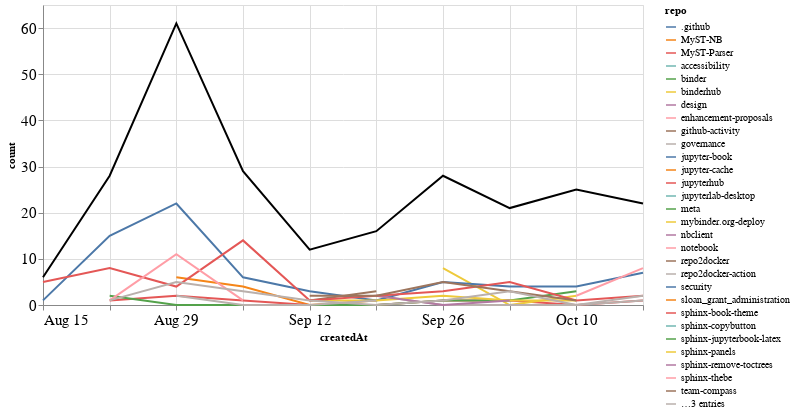

Notebook code cell kept with this figure:
### Markdown cell above
### Comments

### Code cell
comments_time = comments.groupby('repo').resample('W', on='createdAt').count()['author'].reset_index()
comments_time = comments_time.rename(columns={'author': 'count'})
comments_time_total = comments_time.groupby('createdAt').agg({"count": "sum"}).reset_index()
ch1 = alt.Chart(comments_time, width=600).mark_line().encode(
    x='createdAt',
    y='count',
    color='repo',
    tooltip="repo"
)

ch2 = alt.Chart(comments_time_total, width=600).mark_line(color="black").encode(
    x='createdAt',
    y='count',
)

ch1 + ch2

### Figure 1 — Vega-Lite specification as saved in the notebook (floating-point values rounded to 4 significant figures)
{"config": {"axisLeft": {"labelFontSize": 15}, "axisBottom": {"labelFontSize": 15}}, "layer": [{"data": {"name": "data-6a79be61153e543b1394e3d1841659ad"}, "mark": "line", "encoding": {"color": {"type": "nominal", "field": "repo"}, "tooltip": {"type": "nominal", "field": "repo"}, "x": {"type": "temporal", "field": "createdAt"}, "y": {"type": "quantitative", "field": "count"}}, "width": 600}, {"data": {"name": "data-feff38b8fb2899d7a715b14aec2409d4"}, "mark": {"type": "line", "color": "black"}, "encoding": {"x": {"type": "temporal", "field": "createdAt"}, "y": {"type": "quantitative", "field": "count"}}, "width": 600}], "$schema": "https://vega.github.io/schema/vega-lite/v4.8.1.json", "datasets": {"data-6a79be61153e543b1394e3d1841659ad": [{"repo": ".github", "createdAt": "2021-09-12T00:00:00", "count": 1}, {"repo": "MyST-NB", "createdAt": "2021-08-29T00:00:00", "count": 6}, {"repo": "MyST-NB", "createdAt": "2021-09-05T00:00:00", "count": 4}, {"repo": "MyST-NB", "createdAt": "2021-09-12T00:00:00", "count": 0}, {"repo": "MyST-NB", "createdAt": "2021-09-19T00:00:00", "count": 1}, {"repo": "MyST-Parser", "createdAt": "2021-08-22T00:00:00", "count": 1}, {"repo": "MyST-Parser", "createdAt": "2021-08-29T00:00:00", "count": 2}, {"repo": "MyST-Parser", "createdAt": "2021-09-05T00:00:00", "count": 1}, {"repo": "MyST-Parser", "createdAt": "2021-09-12T00:00:00", "count": 0}, {"repo": "MyST-Parser", "createdAt": "2021-09-19T00:00:00", "count": 0}, {"repo": "MyST-Parser", "createdAt": "2021-09-26T00:00:00", "count": 1}, {"repo": "MyST-Parser", "createdAt": "2021-10-03T00:00:00", "count": 1}, {"repo": "MyST-Parser", "createdAt": "2021-10-10T00:00:00", "count": 0}, {"repo": "MyST-Parser", "createdAt": "2021-10-17T00:00:00", "count": 1}, {"repo": "accessibility", "createdAt": "2021-08-29T00:00:00", "count": 2}, {"repo": "binder", "createdAt": "2021-09-19T00:00:00", "count": 1}, {"repo": "binderhub", "createdAt": "2021-09-26T00:00:00", "count": 8}, {"repo": "binderhub", "createdAt": "2021-10-03T00:00:00", "count": 0}, {"repo": "binderhub", "createdAt": "2021-10-10T00:00:00", "count": 2}, {"repo": "design", "createdAt": "2021-08-29T00:00:00", "count": 1}, {"repo": "enhancement-proposals", "createdAt": "2021-10-10T00:00:00", "count": 2}, {"repo": "github-activity", "createdAt": "2021-10-10T00:00:00", "count": 1}, {"repo": "governance", "createdAt": "2021-09-19T00:00:00", "count": 2}, {"repo": "governance", "createdAt": "2021-09-26T00:00:00", "count": 0}, {"repo": "governance", "createdAt": "2021-10-03T00:00:00", "count": 0}, {"repo": "governance", "createdAt": "2021-10-10T00:00:00", "count": 0}, {"repo": "governance", "createdAt": "2021-10-17T00:00:00", "count": 1}, {"repo": "jupyter-book", "createdAt": "2021-08-15T00:00:00", "count": 1}, {"repo": "jupyter-book", "createdAt": "2021-08-22T00:00:00", "count": 15}, {"repo": "jupyter-book", "createdAt": "2021-08-29T00:00:00", "count": 22}, {"repo": "jupyter-book", "createdAt": "2021-09-05T00:00:00", "count": 6}, {"repo": "jupyter-book", "createdAt": "2021-09-12T00:00:00", "count": 3}, {"repo": "jupyter-book", "createdAt": "2021-09-19T00:00:00", "count": 1}, {"repo": "jupyter-book", "createdAt": "2021-09-26T00:00:00", "count": 5}, {"repo": "jupyter-book", "createdAt": "2021-10-03T00:00:00", "count": 4}, {"repo": "jupyter-book", "createdAt": "2021-10-10T00:00:00", "count": 4}, {"repo": "jupyter-book", "createdAt": "2021-10-17T00:00:00", "count": 7}, {"repo": "jupyter-cache", "createdAt": "2021-08-29T00:00:00", "count": 1}, {"repo": "jupyterhub", "createdAt": "2021-08-29T00:00:00", "count": 4}, {"repo": "jupyterlab-desktop", "createdAt": "2021-09-26T00:00:00", "count": 1}, {"repo": "meta", "createdAt": "2021-08-22T00:00:00", "count": 2}, {"repo": "meta", "createdAt": "2021-08-29T00:00:00", "count": 0}, {"repo": "meta", "createdAt": "2021-09-05T00:00:00", "count": 0}, {"repo": "meta", "createdAt": "2021-09-12T00:00:00", "count": 0}, {"repo": "meta", "createdAt": "2021-09-19T00:00:00", "count": 0}, {"repo": "meta", "createdAt": "2021-09-26T00:00:00", "count": 1}, {"repo": "meta", "createdAt": "2021-10-03T00:00:00", "count": 1}, {"repo": "meta", "createdAt": "2021-10-10T00:00:00", "count": 3}, {"repo": "mybinder.org-deploy", "createdAt": "2021-09-12T00:00:00", "count": 1}, {"repo": "mybinder.org-deploy", "createdAt": "2021-09-19T00:00:00", "count": 1}, {"repo": "mybinder.org-deploy", "createdAt": "2021-09-26T00:00:00", "count": 2}, {"repo": "mybinder.org-deploy", "createdAt": "2021-10-03T00:00:00", "count": 1}, {"repo": "mybinder.org-deploy", "createdAt": "2021-10-10T00:00:00", "count": 1}, {"repo": "nbclient", "createdAt": "2021-09-19T00:00:00", "count": 2}, {"repo": "nbclient", "createdAt": "2021-09-26T00:00:00", "count": 0}, {"repo": "nbclient", "createdAt": "2021-10-03T00:00:00", "count": 1}, {"repo": "notebook", "createdAt": "2021-10-10T00:00:00", "count": 2}, {"repo": "notebook", "createdAt": "2021-10-17T00:00:00", "count": 8}, {"repo": "repo2docker", "createdAt": "2021-09-12T00:00:00", "count": 1}, {"repo": "repo2docker", "createdAt": "2021-09-19T00:00:00", "count": 3}, {"repo": "repo2docker-action", "createdAt": "2021-08-29T00:00:00", "count": 2}, {"repo": "repo2docker-action", "createdAt": "2021-09-05T00:00:00", "count": 0}, {"repo": "repo2docker-action", "createdAt": "2021-09-12T00:00:00", "count": 0}, {"repo": "repo2docker-action", "createdAt": "2021-09-19T00:00:00", "count": 1}, {"repo": "security", "createdAt": "2021-10-03T00:00:00", "count": 1}, {"repo": "sloan_grant_administration", "createdAt": "2021-10-10T00:00:00", "count": 4}, {"repo": "sphinx-book-theme", "createdAt": "2021-08-15T00:00:00", "count": 5}, {"repo": "sphinx-book-theme", "createdAt": "2021-08-22T00:00:00", "count": 8}, {"repo": "sphinx-book-theme", "createdAt": "2021-08-29T00:00:00", "count": 4}, {"repo": "sphinx-book-theme", "createdAt": "2021-09-05T00:00:00", "count": 14}, {"repo": "sphinx-book-theme", "createdAt": "2021-09-12T00:00:00", "count": 1}, {"repo": "sphinx-book-theme", "createdAt": "2021-09-19T00:00:00", "count": 2}, {"repo": "sphinx-book-theme", "createdAt": "2021-09-26T00:00:00", "count": 3}, {"repo": "sphinx-book-theme", "createdAt": "2021-10-03T00:00:00", "count": 5}, {"repo": "sphinx-book-theme", "createdAt": "2021-10-10T00:00:00", "count": 1}, {"repo": "sphinx-book-theme", "createdAt": "2021-10-17T00:00:00", "count": 2}, {"repo": "sphinx-copybutton", "createdAt": "2021-10-17T00:00:00", "count": 1}, {"repo": "sphinx-jupyterbook-latex", "createdAt": "2021-10-03T00:00:00", "count": 1}, {"repo": "sphinx-panels", "createdAt": "2021-08-29T00:00:00", "count": 1}, {"repo": "sphinx-remove-toctrees", "createdAt": "2021-10-10T00:00:00", "count": 4}, {"repo": "sphinx-thebe", "createdAt": "2021-08-22T00:00:00", "count": 1}, {"repo": "sphinx-thebe", "createdAt": "2021-08-29T00:00:00", "count": 11}, {"repo": "sphinx-thebe", "createdAt": "2021-09-05T00:00:00", "count": 1}, {"repo": "team-compass", "createdAt": "2021-09-12T00:00:00", "count": 2}, {"repo": "team-compass", "createdAt": "2021-09-19T00:00:00", "count": 2}, {"repo": "team-compass", "createdAt": "2021-09-26T00:00:00", "count": 5}, {"repo": "team-compass", "createdAt": "2021-10-03T00:00:00", "count": 3}, {"repo": "team-compass", "createdAt": "2021-10-10T00:00:00", "count": 1}, {"repo": "thebe", "createdAt": "2021-08-22T00:00:00", "count": 1}, {"repo": "thebe", "createdAt": "2021-08-29T00:00:00", "count": 5}, {"repo": "thebe", "createdAt": "2021-09-05T00:00:00", "count": 3}, {"repo": "thebe", "createdAt": "2021-09-12T00:00:00", "count": 1}, {"repo": "thebe", "createdAt": "2021-09-19T00:00:00", "count": 0}, {"repo": "thebe", "createdAt": "2021-09-26T00:00:00", "count": 1}, {"repo": "thebe", "createdAt": "2021-10-03T00:00:00", "count": 3}, {"repo": "thebe", "createdAt": "2021-10-10T00:00:00", "count": 0}, {"repo": "thebe", "createdAt": "2021-10-17T00:00:00", "count": 2}, {"repo": "voila", "createdAt": "2021-09-12T00:00:00", "count": 2}, {"repo": "web-compile", "createdAt": "2021-09-26T00:00:00", "count": 1}], "data-feff38b8fb2899d7a715b14aec2409d4": [{"createdAt": "2021-08-15T00:00:00", "count": 6}, {"createdAt": "2021-08-22T00:00:00", "count": 28}, {"createdAt": "2021-08-29T00:00:00", "count": 61}, {"createdAt": "2021-09-05T00:00:00", "count": 29}, {"createdAt": "2021-09-12T00:00:00", "count": 12}, {"createdAt": "2021-09-19T00:00:00", "count": 16}, {"createdAt": "2021-09-26T00:00:00", "count": 28}, {"createdAt": "2021-10-03T00:00:00", "count": 21}, {"createdAt": "2021-10-10T00:00:00", "count": 25}, {"createdAt": "2021-10-17T00:00:00", "count": 22}]}}
